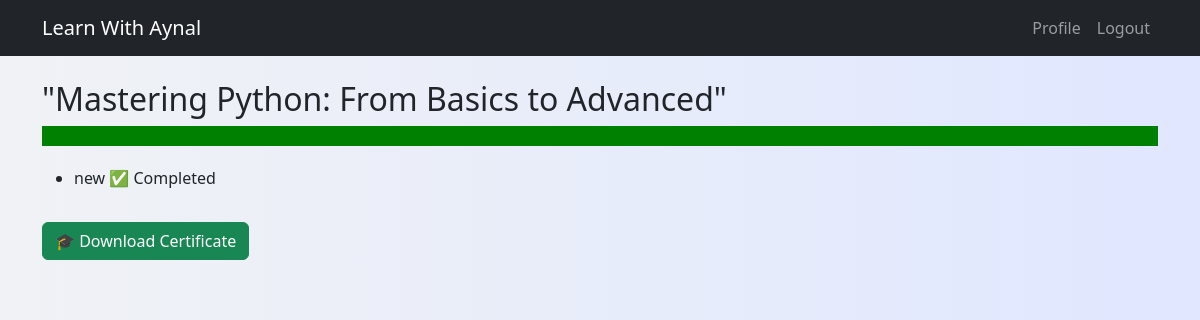
/1/ (signed in), run on the app's committed database.
### course/models.py (models this page shows, shortened)
class Course(models.Model):
    title = models.CharField(max_length=255)
    description = CKEditor5Field('Text', config_name='default')
    instructor = models.ForeignKey(User, on_delete=models.CASCADE)
    created_at = models.DateTimeField(auto_now_add=True)

class Lesson(models.Model):
    course = models.ForeignKey(Course, on_delete=models.CASCADE, related_name='lessons')
    title = models.CharField(max_length=255)
    video_url = models.URLField(help_text="YouTube বা অন্য ভিডিও লিঙ্ক দিন")
    content = CKEditor5Field('Your Label')

### course/views.py (the view)
# urls.py: path('<int:course_id>/', views.course_detail, name='course_detail'),
@login_required
def course_detail(request, course_id):
    course = get_object_or_404(Course, id=course_id)
    lessons = course.lessons.all()
    completed_lessons = Progress.objects.filter(user=request.user, lesson__in=lessons, completed=True).values_list('lesson_id', flat=True)
    return render(request, 'course_detail.html', {
        'course': course,
        'completed_lessons': completed_lessons,
    })

### course/templates/course_detail.html (shortened to what this page needs)
{% extends 'base.html' %}
{% load static %}
{% block content %}
<h2>{{ course.title }}</h2>
<div id="progress-bar-container" style="width: 100%; background-color: #ddd; height: 20px; margin-bottom: 20px;">
  <div id="progress-bar" style="width: 0%; background-color: green; height: 100%; transition: width 0.5s;"></div>
</div>
<ul>
  {% for lesson in course.lessons.all %}
    <li>
      {{ lesson.title }}
      {% if lesson.id in completed_lessons %}
        ✅ Completed
      {% else %}
        <button onclick="markCompleted({{ lesson.id }})" class="btn btn-sm btn-outline-success">Mark as Completed</button>
      {% endif %}
    </li>
  {% endfor %}
</ul>
{% if course.lessons.count == completed_lessons|length %}
  <a href="{% url 'generate_certificate' course.id %}" class="btn btn-success mt-3">🎓 Download Certificate</a>
{% else %}
  <button class="btn btn-secondary mt-3" disabled>Complete Course to Download Certificate</button>
{% endif %}
{% endblock %}

### static/css/styles.css (style rules this page uses)
body { background: linear-gradient(to right, #f0f2f5, #e0e7ff); font-family: 'Segoe UI', Tahoma, Geneva, Verdana, sans-serif; }

### data on the page
Course: title "\"Mastering Python: From Basics to Advanced\""
Lesson: title "new", shows "✅ Completed"
